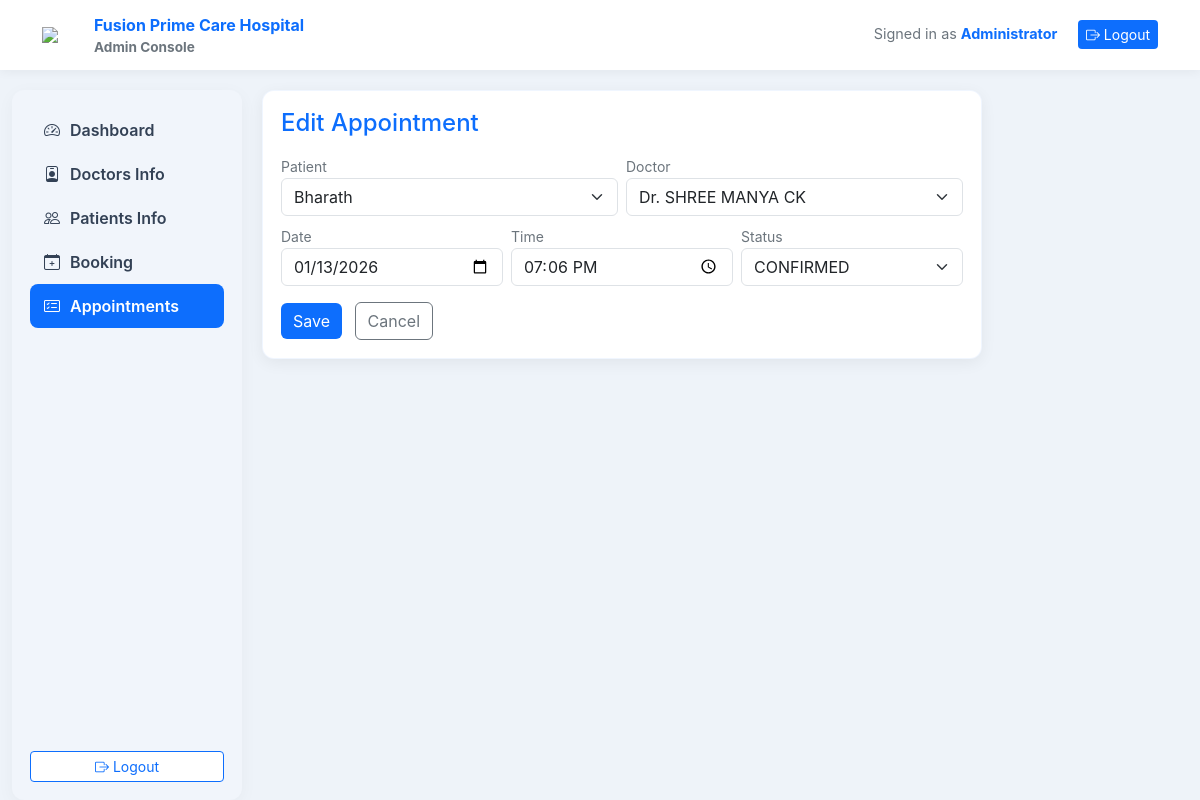
Screenshot of /appointments/edit/13 (signed in) with the database file from the repository.
### tables this page shows
CREATE TABLE appointment (
                appointment_id INTEGER PRIMARY KEY AUTOINCREMENT,
                patient_id INTEGER,
                doctor_id INTEGER,
                slot_id INTEGER,
                appt_date TEXT,
                appt_time TEXT,
                status TEXT,
                created_at TEXT
            );

### app.py (the view, shortened to what this page needs)
@app.route("/appointments/edit/<int:appt_id>", methods=["GET", "POST"])
@login_required
def edit_appointment(appt_id):
    with sqlite3.connect(APPOINT_DB) as conn:
        cur = conn.cursor()
        cur.execute("SELECT appointment_id,patient_id,doctor_id,slot_id,appt_date,appt_time,status FROM appointment WHERE appointment_id = ?", (appt_id,))
        appt = cur.fetchone()
    with sqlite3.connect(PATIENT_DB) as conn:
        pc = conn.cursor(); pc.execute("SELECT patient_id,name FROM patient ORDER BY name"); patients = pc.fetchall()
    with sqlite3.connect(DOCTOR_DB) as conn:
        dc = conn.cursor(); dc.execute("SELECT doctor_id,name FROM doctor ORDER BY name"); doctors = dc.fetchall()
    return render_template("edit_appointment.html", hospital_name=HOSPITAL_NAME, appt=appt, patients=patients, doctors=doctors, user=session.get("user"))

### app.py (called while the page is built)
def login_required(fn):
    @functools.wraps(fn)
    def wrapper(*args, **kwargs):
        if not session.get("user"):
            flash("Please login to continue.", "danger")
            return redirect(url_for("login", next=request.path))
        return fn(*args, **kwargs)
    return wrapper

@app.before_request
def require_login():
    if request.endpoint in ['login', 'static'] or request.path.startswith('/static/'):
        return
    if not session.get("user"):
        flash("Please login to continue.", "danger")
        return redirect(url_for("login", next=request.path))

### templates/edit_appointment.html (shortened to what this page needs)
{% extends "base.html" %}
{% block content %}
<div class="card-pro" style="max-width:720px;">
  <h4 style="color:var(--brand)">Edit Appointment</h4>
  <form method="post" class="mt-3">
    <div class="row g-2">
      <div class="col-md-6">
        <label class="muted small">Patient</label>
        <select name="patient_id" class="form-select">
          {% for p in patients %}<option value="{{ p[0] }}" {% if appt and appt[1]==p[0] %}selected{% endif %}>{{ p[1] }}</option>{% endfor %}
        </select>
      </div>
      <div class="col-md-6">
        <label class="muted small">Doctor</label>
        <select name="doctor_id" class="form-select">
          {% for d in doctors %}<option value="{{ d[0] }}" {% if appt and appt[2]==d[0] %}selected{% endif %}>{{ d[1] }}</option>{% endfor %}
        </select>
      </div>
      <div class="col-md-4">
        <label class="muted small">Date</label>
        <input name="appt_date" type="date" class="form-control" value="{{ appt[4] if appt else '' }}">
      </div>
      <div class="col-md-4">
        <label class="muted small">Time</label>
        <input name="appt_time" type="time" class="form-control" value="{{ appt[5] if appt else '' }}">
      </div>
      <div class="col-md-4">
        <label class="muted small">Status</label>
        <select name="status" class="form-select">
          <option value="CONFIRMED" {% if appt and appt[6]=='CONFIRMED' %}selected{% endif %}>CONFIRMED</option>
        </select>
      </div>
    </div>
    <div class="mt-3">
      <button class="btn btn-brand">Save</button>
      <a class="btn btn-outline-secondary ms-2" href="{{ url_for('appointments') }}">Cancel</a>
    </div>
  </form>
</div>
{% endblock %}

### templates/base.html (style rules this page uses)
:root { --brand:#0d6efd; --sidebar:#f1f5fb; --muted:#6c757d; --text:#1f2937; }
body { background:#eef3f9; color:var(--text); font-family:Inter,system-ui,-apple-system,"Segoe UI",Roboto,Arial; }
.card-pro { background:white; border-radius:12px; padding:18px; box-shadow:0 4px 16px rgba(0,0,0,0.06); border:1px solid rgba(13,110,253,0.06); }
.btn-brand { background:var(--brand); color:white; border:none; }
.muted { color:var(--muted); }

### rows the page displays
appointment: patient_id "Bharath", doctor_id "Dr. SHREE MANYA CK", appt_date "01/13/2026", appt_time "19:06", status "CONFIRMED"

### other values shown
{{ hospital_name }} "Fusion Prime Care Hospital"
{{ user.fullname or user.username }} "Administrator"
